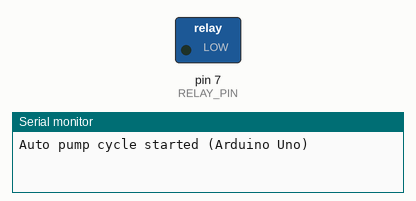
Simulated run of this sketch. Board: Arduino Uno, built with avr-gcc and run on an emulated ATmega328P. On the bench: switched loads named in the sketch (green lamp = pin HIGH), the last lines printed to the serial monitor.

Above: at 1.5 s.
At 4.5 s:
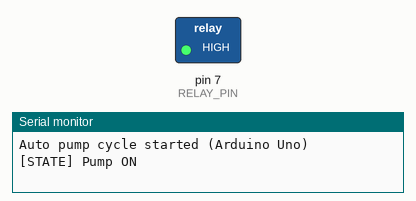
Timing chart, 0 to 7.8 s (numbered marks = the images above):
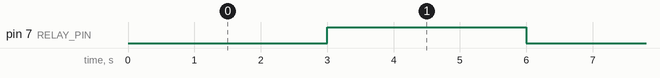

The sketch:

water_pump.ino
```cpp
// === Automatic Pump Control (Arduino Uno) ===
// Turns pump ON for 3 seconds, OFF for 3 seconds repeatedly

const int RELAY_PIN = 7;       // D7 -> Relay IN
const unsigned long ON_TIME  = 3000UL; // 3 seconds ON
const unsigned long OFF_TIME = 3000UL; // 3 seconds OFF

// Change this if your relay is active-low (turns on when input = LOW)
const bool ACTIVE_LOW = false;

unsigned long lastChange = 0;
bool isOn = false;
unsigned long interval = OFF_TIME;

void setup() {
  Serial.begin(9600);
  pinMode(RELAY_PIN, OUTPUT);

  // Start OFF
  if (ACTIVE_LOW) digitalWrite(RELAY_PIN, HIGH);
  else digitalWrite(RELAY_PIN, LOW);

  isOn = false;
  lastChange = millis();
  interval = OFF_TIME;

  Serial.println("Auto pump cycle started (Arduino Uno)");
}

void loop() {
  unsigned long now = millis();
  if (now - lastChange >= interval) {
    // toggle pump state
    isOn = !isOn;

    if (isOn) {
      if (ACTIVE_LOW) digitalWrite(RELAY_PIN, LOW);
      else digitalWrite(RELAY_PIN, HIGH);
      interval = ON_TIME;
      Serial.println("[STATE] Pump ON");
    } else {
      if (ACTIVE_LOW) digitalWrite(RELAY_PIN, HIGH);
      else digitalWrite(RELAY_PIN, LOW);
      interval = OFF_TIME;
      Serial.println("[STATE] Pump OFF");
    }

    lastChange = now;
  }

  // add other non-blocking logic here if needed
}
```

Measured:
- by itself, pin 7 (RELAY_PIN): alternates HIGH for 3.0 s and LOW for 3.0 s
